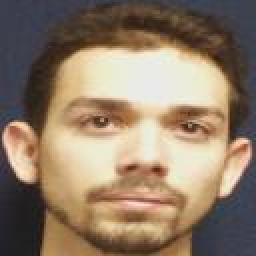
#> input picture data/RGB-faces-128x128/1-TD-A-4.jpg, 128 x 128 px (shown 2 times larger)
$ python -i face_detector.py   (imports and definitions only)
#> lines starting #> are read from the running program, lines starting #| are printed output that depends on the picture
"""
face_detector.py
=================
Locates a face in a raw camera frame and crops it, bridging the gap between
a live frame (whole scene) and what DualHeadFaceNet expects (a pre-cropped
face image, matching the training data).

Uses OpenCV's bundled Haar cascade on a CLAHE-contrast-enhanced frame.
Thermal frames tend to be low-contrast, which hurts the Haar cascade's
gradient-based features; CLAHE (adaptive histogram equalization) makes
detection noticeably more reliable than running the cascade raw.

This is a pragmatic starting point, not a thermal-specific detector. If face
detection is unreliable on real footage from the A50, the eventual fix is
collecting labeled thermal frames and training a dedicated detector.

Detection runs in two passes rather than one fixed-sensitivity pass. The
cascade's default settings (min_neighbors=8) want a near-perfectly frontal,
well-contrasted face -- confirmed by direct testing: a person clearly on
camera but turned slightly produced zero detections at these settings, while
a relaxed pass on the same frame found them immediately. In a multi-person
frame this bites unevenly -- whoever is more frontal/better-contrasted still
gets a clean strict-pass box, while anyone at a worse angle or with a
different thermal signature can be missed entirely rather than just
detected-with-lower-confidence (Haar cascades don't expose a confidence
score to threshold on -- min_neighbors IS the sensitivity knob, and it's
frame-wide, not adjustable per-face). So: run the strict pass first, then a
second, more permissive pass, and only add relaxed-pass boxes that don't
already overlap a strict-pass box -- a face the strict pass found keeps its
clean box as-is, and only a face it missed entirely gets pulled in via the
fallback, instead of loosening detection for every face all the time.

The fallback pass alone isn't enough, though: tested directly against 12
frames captured a second apart from real footage, min_neighbors is a noisy
knob on this camera's footage -- no single value reliably caught the one
real (but off-angle) face in every frame without ALSO starting to flag
featureless patches of background. min_neighbors and relaxed-pass boxes are
kept fairly permissive as a result, and a second, more reliable signal is
used to separate real faces from background noise: local grey-value std
within the candidate box. Across that same test set, every real face had
std >= 40 (thermal edges/features -- hairline, glasses, nose bridge) while
every background false positive had std <= 11 (flat, textureless regions
that only coincidentally satisfied the cascade's gradient pattern). A
threshold of 20 sits with wide margin on both sides of that observed split.
This filter is applied only to the fallback pass's *extra* boxes, not the
strict pass -- strict produced zero false positives in that same test, so
there's nothing to gain by filtering it, and doing so would risk rejecting
a genuine strict detection on an unusually uniform-temperature face.

One more duplicate source needed fixing after the above shipped: caught live
against real footage, MultiFaceTracker would occasionally show 2-3 boxes on
what was clearly one person, all carrying the same predicted name. Traced to
detect() itself -- OpenCV's detectMultiScale can return more than one box for
a single real face within ONE call (it fires at nearby scales/positions that
don't always fully collapse via minNeighbors), and the original dedup only
ever compared relaxed-pass boxes against strict-pass boxes, never checked for
duplicates *within* a single pass's own output. Once detect() hands the
tracker two boxes for one face in the same frame, MultiFaceTracker has no way
to know they're the same person -- it spawns a second, independent track that
never gets reconciled with the first.

Fixed with a final dedup pass over ALL candidate boxes together (both passes,
not just relaxed-vs-strict), using overlap-coefficient (intersection / the
SMALLER box's area) instead of IoU. IoU understates exactly the case that
came up here: a 155x155 box and a 55x55 box both centered on the same face,
one almost fully nested inside the other, scored IoU=0.13 (reads as "probably
different") but overlap-coefficient=1.0 (correctly "same face, one just
tighter than the other") -- IoU's union term is dominated by the big box, so
it heavily discounts a smaller box even when that smaller box is entirely
contained in the bigger one.

One more thing surfaced by extended live running: a single shared
cv2.CascadeClassifier, called every frame with two DIFFERENT parameter sets
(strict then relaxed), can crash with an internal OpenCV assertion --
"0 <= scaleIdx && scaleIdx < (int)scaleData->size()" -- deep in its C++
feature evaluator. That evaluator caches a scale pyramid keyed to whatever
scaleFactor/minSize a call used; a classifier is normally called with fixed
parameters for its whole lifetime, and flip-flopping between two different
parameter sets on the SAME instance, every frame, isn't a pattern OpenCV's
cascade code seems to expect. Fixed two ways: each pass now gets its own
classifier instance (so neither ever sees a parameter change between calls),
and detectMultiScale calls are wrapped in try/except regardless -- detection
is inherently best-effort already (a frame with zero boxes is a normal,
already-handled outcome), so a caught error is treated the same way instead
of taking down the whole live feed.
"""

import cv2


class ThermalFaceDetector:
    def __init__(self, min_size=(60, 60), scale_factor: float = 1.1, min_neighbors: int = 8,
                 relaxed_min_size=(50, 50), relaxed_scale_factor: float = 1.05,
                 relaxed_min_neighbors: int = 4, relaxed_min_std: float = 20.0,
                 duplicate_overlap_threshold: float = 0.5, detect_scale: float = 1.0):
        cascade_path = cv2.data.haarcascades + "haarcascade_frontalface_default.xml"
        # Separate instances per pass -- see module docstring: one shared classifier
        # called with two different parameter sets every frame could crash OpenCV's
        # internal scale-pyramid cache.
        self.cascade = cv2.CascadeClassifier(cascade_path)
        self.relaxed_cascade = cv2.CascadeClassifier(cascade_path)
        if self.cascade.empty() or self.relaxed_cascade.empty():
            raise RuntimeError(f"Could not load Haar cascade from {cascade_path}")
        self.clahe = cv2.createCLAHE(clipLimit=3.0, tileGridSize=(8, 8))
        self.min_size = min_size
        self.scale_factor = scale_factor
        self.min_neighbors = min_neighbors
        # Fallback pass: only fills in faces the strict pass missed entirely (see module docstring).
        self.relaxed_min_size = relaxed_min_size
        self.relaxed_scale_factor = relaxed_scale_factor
        self.relaxed_min_neighbors = relaxed_min_neighbors
        self.relaxed_min_std = relaxed_min_std
        self.duplicate_overlap_threshold = duplicate_overlap_threshold
        # < 1.0 runs the two Haar passes on a downscaled copy of the CLAHE-enhanced frame
        # (Haar cost grows with pixel count, so 0.5 is much cheaper) and maps the boxes
        # back to full-resolution coordinates. 1.0 = original behaviour, unchanged. Can be
        # changed at any time (read once per detect() call). Trade-off: faces smaller than
        # roughly min_size at full resolution are no longer reliably found.
        self.detect_scale = detect_scale

    def detect(self, frame_bgr):
        """Return a list of (x, y, w, h) boxes, one per face, largest (closest) first."""
        gray = cv2.cvtColor(frame_bgr, cv2.COLOR_BGR2GRAY)
        enhanced = self.clahe.apply(gray)

        scale = self.detect_scale
        if scale < 1.0:
            # Haar's training window is 24x24, so a scaled min size can't go below that.
            small = cv2.resize(enhanced, None, fx=scale, fy=scale, interpolation=cv2.INTER_AREA)
            shrink = lambda size: (max(24, int(round(size[0] * scale))),
                                   max(24, int(round(size[1] * scale))))
            strict = self._raw_detect(self.cascade, small, self.scale_factor,
                                       self.min_neighbors, shrink(self.min_size))
            relaxed = self._raw_detect(self.relaxed_cascade, small, self.relaxed_scale_factor,
                                        self.relaxed_min_neighbors, shrink(self.relaxed_min_size))
            strict = [self._unscale(b, scale) for b in strict]
            relaxed = [self._unscale(b, scale) for b in relaxed]
        else:
            strict = self._raw_detect(self.cascade, enhanced,
                                       self.scale_factor, self.min_neighbors, self.min_size)
            relaxed = self._raw_detect(self.relaxed_cascade, enhanced, self.relaxed_scale_factor,
                                        self.relaxed_min_neighbors, self.relaxed_min_size)
        relaxed = [b for b in relaxed if self._looks_like_a_face(gray, b)]

        # Largest first, so the dedup pass below keeps the bigger/cleaner box of any pair.
        candidates = sorted(strict + relaxed, key=lambda b: b[2] * b[3], reverse=True)
        faces = self._suppress_duplicates(candidates)
        return [tuple(map(int, b)) for b in faces]

    @staticmethod
    def _unscale(box, scale):
        return tuple(int(round(v / scale)) for v in box)

    def _looks_like_a_face(self, gray, box):
        """Reject flat/featureless fallback-pass boxes (background) -- see module docstring
        for the std >= 40 (real) vs std <= 11 (background) split this threshold is based on."""
        x, y, w, h = box
        roi = gray[y:y + h, x:x + w]
        return roi.size > 0 and roi.std() >= self.relaxed_min_std

    @staticmethod
    def _raw_detect(cascade, enhanced, scale_factor, min_neighbors, min_size):
        try:
            faces = cascade.detectMultiScale(
                enhanced,
                scaleFactor=scale_factor,
                minNeighbors=min_neighbors,
                minSize=min_size,
            )
        except cv2.error:
            # Transient OpenCV-internal failure (see module docstring) -- treat this pass as
            # having found nothing this frame rather than taking down the whole live feed.
            # MultiFaceTracker already handles "no boxes this frame" as a normal outcome.
            return []
        return [tuple(map(int, b)) for b in faces]

    def _suppress_duplicates(self, boxes):
        """Greedy dedup over every candidate box from both passes -- see module docstring for
        why this runs on the combined list instead of just relaxed-vs-strict, and why it uses
        overlap-coefficient instead of IoU."""
        kept = []
        for box in boxes:
            if all(self._overlap_coefficient(box, k) < self.duplicate_overlap_threshold
                   for k in kept):
                kept.append(box)
        return kept

    @staticmethod
    def _overlap_coefficient(a, b):
        """Intersection over the SMALLER box's area (Szymkiewicz-Simpson coefficient) --
        1.0 when one box is fully nested inside the other, regardless of the size gap
        between them. See module docstring for why plain IoU misses nested duplicates."""
        ax, ay, aw, ah = a
        bx, by, bw, bh = b
        ix1, iy1 = max(ax, bx), max(ay, by)
        ix2, iy2 = min(ax + aw, bx + bw), min(ay + ah, by + bh)
        inter = max(0, ix2 - ix1) * max(0, iy2 - iy1)
        if inter == 0:
            return 0.0
        return inter / min(aw * ah, bw * bh)

    # [22 lines left out: function crop, not called in this run]


class FaceTracker:
    """
    Temporally stabilizes a ThermalFaceDetector's raw per-frame detections
    for one primary face, instead of trusting each frame's raw detection in
    isolation. Two problems this fixes:

      1. Normal jitter: even on a genuine face, the cascade's box wobbles a
         bit frame to frame (thermal contrast noise, tiny pose shifts) —
         smoothed via an exponential moving average.
      2. Outright false positives: the cascade occasionally locks onto a
         region that isn't a face at all (a warm patch of skin/clothing
         happens to match the cascade's pattern), which is not "jitter" —
         it's a different target entirely, and blending it into the average
         would drag the tracked box away from the real face. Such jumps are
         rejected outright, unless several land in a row (self.reject_streak
         reaches reject_streak_limit), in which case the tracker assumes its
         own lock is the one that's wrong and snaps to the new detection.

    Used by both collect_data.py (so saved training frames stay consistently
    framed) and live_inference.py (so a single bad frame doesn't produce a
    confident identity guess on a garbage crop — see run_video_session /
    live_inference.py's run() for how each wires this in).
    """

    # [37 lines left out: functions __init__, update, reset, _smooth, not called in this run]

    def _is_plausible(self, candidate):
        scale = max(self.box[2], self.box[3])
        return self._center_distance(self.box, candidate) <= self.max_center_frac * scale

    # [7 lines left out: function _center_distance, not called in this run]


class MultiFaceTracker:
    """
    Tracks several faces at once, each as its own independent FaceTracker
    (smoothed box, outlier rejection, stuck-lock recovery — see FaceTracker
    above for why that matters). Every frame, each detected box is assigned
    to whichever existing track is closest to it (within max_center_frac of
    that track's own scale); anything left over starts a new track, and any
    track that goes unmatched for `max_missed_frames` in a row is dropped
    (the person left frame, or stopped being detected).

    Used by live_inference.py so multiple people in frame each get their
    own stable box and identity, rather than one tracker only following a
    single person. collect_data.py still uses the plain single-target
    FaceTracker directly — enrollment/capture is inherently one person at a
    time, so there's nothing for multi-target tracking to do there.
    """

    # [49 lines left out: functions __init__, update, not called in this run]

>>> import cv2
>>> picture = cv2.imread('data/RGB-faces-128x128/1-TD-A-4.jpg')
#> picture is the input picture: shape (128, 128, 3); mean B, G, R 103.8, 123.9, 143.6
>>> result = ThermalFaceDetector().detect(picture)
#> in detect, `gray = cv2.cvtColor(frame_bgr, cv2.COLOR_BGR2GRAY)`:
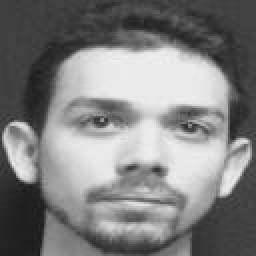
#> gray: shape (128, 128) (shown 2 times larger); min 24, max 240, mean 127.5
#> in detect, `enhanced = self.clahe.apply(gray)`:
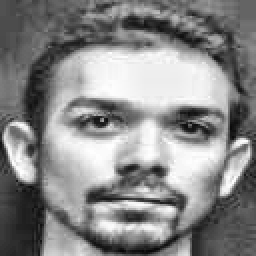
#> enhanced: shape (128, 128) (shown 2 times larger); min 6, max 255, mean 135.4
#> in _raw_detect, `faces = cascade.detectMultiScale( enhanced, scaleFactor=scale_factor, ..`: faces = [[23, 25, 97, 97]]
#> in detect, `strict = self._raw_detect(self.cascade, enhanced, self.scale_factor, s..`: strict = [(23, 25, 97, 97)]
#> in detect, `relaxed = self._raw_detect(self.relaxed_cascade, enhanced, self.relaxe..`: relaxed = [(21, 24, 100, 100)]
#> in _looks_like_a_face, `roi = gray[y:y + h, x:x + w]`:
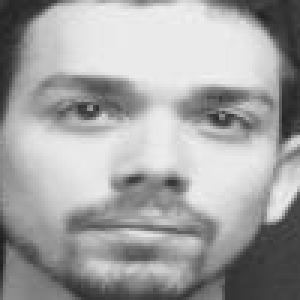
#> roi: shape (100, 100) (shown 3 times larger); min 30, max 240, mean 163.2
#> in detect, `candidates = sorted(strict + relaxed, key=lambda b: b[2] * b[3], rever..`: candidates = [(21, 24, 100, 100), (23, 25, 97, 97)]
#> the loop in _suppress_duplicates, `for box in boxes:` made 2 passes
#> after the loop in _suppress_duplicates, `for box in boxes:`: kept = [(21, 24, 100, 100)]
#> result = [(21, 24, 100, 100)]

$ run again, on data/RGB-faces-128x128/1-TD-A-6.jpg
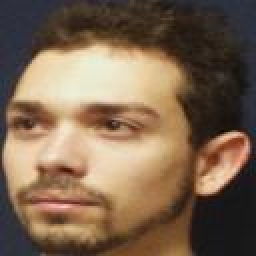
#> input picture data/RGB-faces-128x128/1-TD-A-6.jpg, 128 x 128 px (shown 2 times larger)
#> picture is the input picture: shape (128, 128, 3); mean B, G, R 79.6, 101.1, 124.4
#> in detect, `gray = cv2.cvtColor(frame_bgr, cv2.COLOR_BGR2GRAY)`:
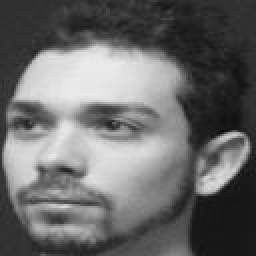
#> gray: shape (128, 128) (shown 2 times larger); min 4, max 236, mean 105.7
#> in detect, `enhanced = self.clahe.apply(gray)`:
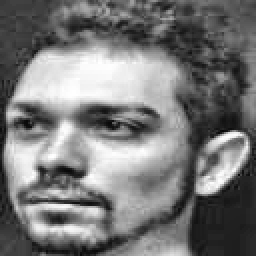
#> enhanced: shape (128, 128) (shown 2 times larger); min 3, max 255, mean 120.2
#> in _raw_detect, `faces = cascade.detectMultiScale( enhanced, scaleFactor=scale_factor, ..`: faces = ()
#> strict = []

$ run again, on data/RGB-faces-128x128/10-TD-A-5.jpg
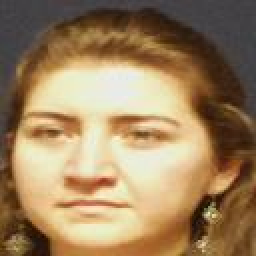
#> input picture data/RGB-faces-128x128/10-TD-A-5.jpg, 128 x 128 px (shown 2 times larger)
#> picture is the input picture: shape (128, 128, 3); mean B, G, R 94.3, 129.5, 156.9
#> in detect, `enhanced = self.clahe.apply(gray)`:
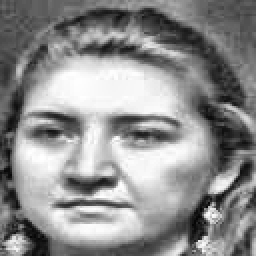
#> enhanced: shape (128, 128) (shown 2 times larger); min 4, max 255, mean 141.3
#> in _raw_detect, `faces = cascade.detectMultiScale( enhanced, scaleFactor=scale_factor, ..`: faces = [[4, 31, 89, 89]]
#> strict = [(4, 31, 89, 89)]
#> relaxed = [(4, 31, 88, 88)]
#> in _looks_like_a_face, `roi = gray[y:y + h, x:x + w]`:
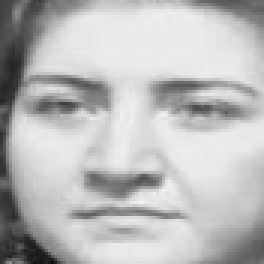
#> roi: shape (88, 88) (shown 3 times larger); min 15, max 241, mean 186.7
#> candidates = [(4, 31, 89, 89), (4, 31, 88, 88)]
#> the loop in _suppress_duplicates, `for box in boxes:` made 2 passes
#> after the loop in _suppress_duplicates, `for box in boxes:`: kept = [(4, 31, 89, 89)]

$ run again, on data/RGB-faces-128x128/100-TD-A-2.jpg
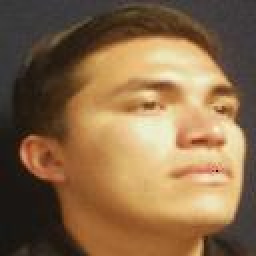
#> input picture data/RGB-faces-128x128/100-TD-A-2.jpg, 128 x 128 px (shown 2 times larger)
#> picture is the input picture: shape (128, 128, 3); mean B, G, R 72.4, 105.4, 136
#> in detect, `gray = cv2.cvtColor(frame_bgr, cv2.COLOR_BGR2GRAY)`:
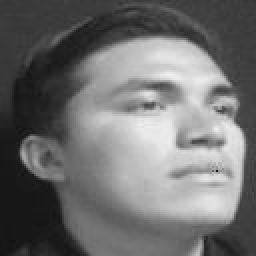
#> gray: shape (128, 128) (shown 2 times larger); min 18, max 239, mean 110.8
#> in detect, `enhanced = self.clahe.apply(gray)`:
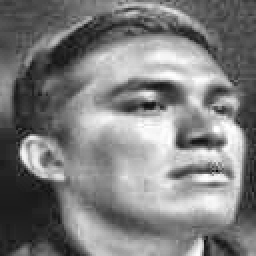
#> enhanced: shape (128, 128) (shown 2 times larger); min 9, max 255, mean 125.6
#> in _raw_detect, `faces = cascade.detectMultiScale( enhanced, scaleFactor=scale_factor, ..`: faces = ()
#> strict = []
